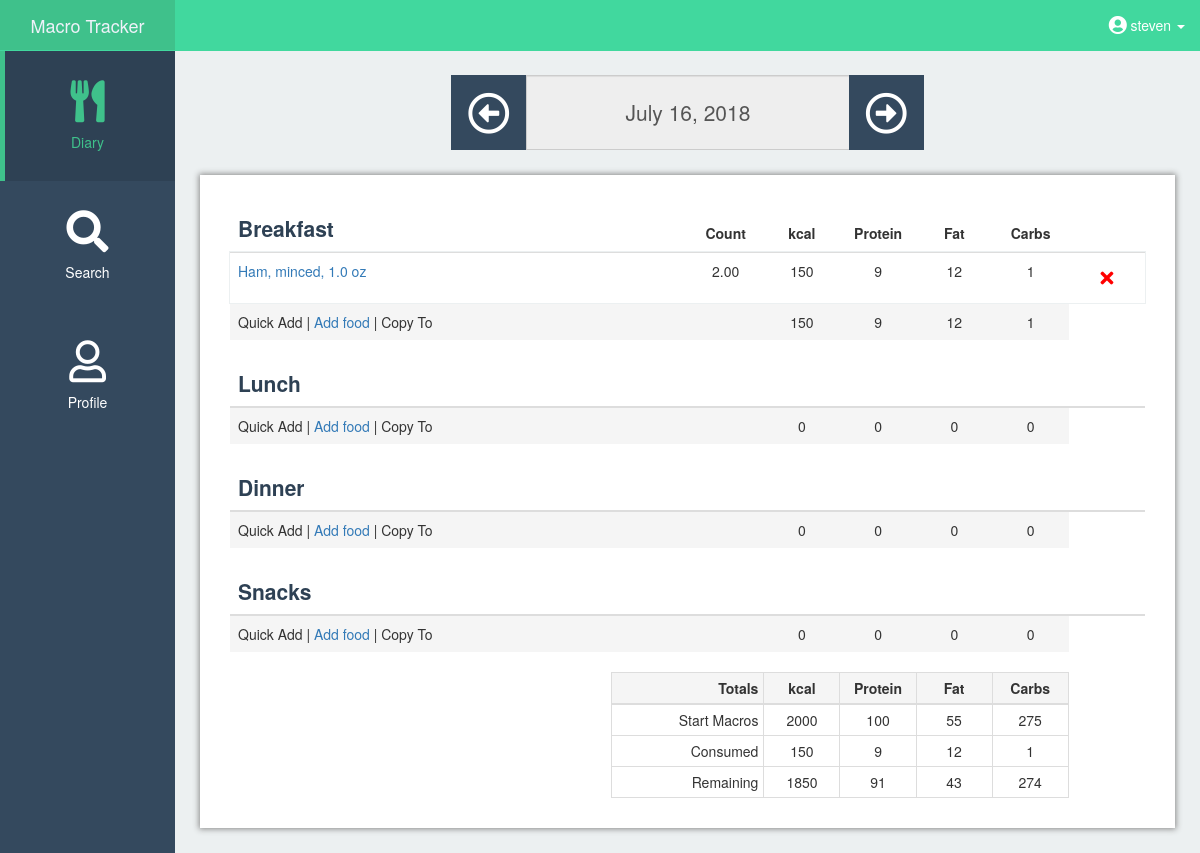
Page /diary (signed in) on the committed database.
### app/models.py (models this page shows, shortened)
class User(UserMixin, db.Model):
    id = db.Column(db.Integer, primary_key=True)
    username = db.Column(db.String(64), index=True, unique=True)
    email = db.Column(db.String(120), index=True, unique=True)
    password_hash = db.Column(db.String(128))
    calories_goal = db.Column(db.Integer(), default=2000)
    carb_goal = db.Column(db.Numeric(), default=.55)
    fat_goal = db.Column(db.Numeric(), default=.25)
    protein_goal = db.Column(db.Numeric(), default=.2)
    carbs_grams = db.Column(db.Integer(), default=275)
    fat_grams = db.Column(db.Integer(), default=55)
    protein_grams = db.Column(db.Integer(), default=100)
    food = db.relationship('Food', backref='user', lazy='dynamic')

class Food(db.Model):
    id = db.Column(db.Integer, primary_key=True)
    food_name = db.Column(db.String(140))
    kcal = db.Column(db.Numeric(10, 0))
    protein = db.Column(db.Numeric(10, 0))
    fat = db.Column(db.Numeric(10, 0))
    carbs = db.Column(db.Numeric(10, 0))
    meal = db.Column(db.String(64))
    ndbno = db.Column(db.String(64))
    unit = db.Column(db.String(64))
    count = db.Column(db.Numeric(10, 2))
    date = db.Column(db.String(64), index=True,
                     default=datetime.utcnow().strftime('%B %d, %Y'))
    user_id = db.Column(db.Integer, db.ForeignKey('user.id'))

### app/routes.py (the view, shortened to what this page needs)
@app.route('/diary', methods=['GET', 'POST'])
@app.route('/diary/<string:date_pick>', methods=['GET', 'POST'])
@login_required
def diary(date_pick=datetime.now().strftime('%B %d, %Y')):
    form = RemoveFood()
    form2 = DiaryDatePicker()
    try:
        datetime.strptime(date_pick, '%B %d, %Y')
    except ValueError:
        return redirect(url_for('diary'))
    session.pop('_flashes', None)
    form2.date.data = date_pick
    foods = Food.query.filter_by(user_id=current_user.get_id(), date=date_pick)
    user = User.query.filter_by(id=current_user.get_id()).first()
    meals = ['Breakfast', 'Lunch', 'Dinner', 'Snacks']
    total_cals = {'Breakfast': 0,
                  'Lunch': 0,
                  'Dinner': 0,
                  'Snacks': 0,
                  'total': 0}
    total_carbs = {'Breakfast': 0,
                   'Lunch': 0,
                   'Dinner': 0,
                   'Snacks': 0,
                   'total': 0}
    total_protein = {'Breakfast': 0,
                     'Lunch': 0,
                     'Dinner': 0,
                     'Snacks': 0,
                     'total': 0}
    total_fat = {'Breakfast': 0,
                 'Lunch': 0,
                 'Dinner': 0,
                 'Snacks': 0,
                 'total': 0}
    for food in foods:
        total_cals['total'] = total_cals['total'] + food.kcal
        total_carbs['total'] = total_carbs['total'] + food.carbs
        total_protein['total'] = total_protein['total'] + food.protein
        total_fat['total'] = total_fat['total'] + food.fat
        for meal in meals:
            if str(food.meal) == str(meal):
                total_cals[meal] = total_cals[meal] + food.kcal
                total_carbs[meal] = total_carbs[meal] + food.carbs
                total_protein[meal] = total_protein[meal] + food.protein
                total_fat[meal] = total_fat[meal] + food.fat
    return render_template('diary.html', foods=foods, user=user, form=form,
                           form2=form2, total_fat=total_fat,
                           total_cals=total_cals, total_carbs=total_carbs,
                           total_protein=total_protein, date_pick=date_pick)

### app/templates/diary.html (shortened to what this page needs)
{% extends 'base.html' %} {% block app_content %}{% block styles %} {{super()}}
<link rel="stylesheet" href="{{url_for('.static', filename='diary.css')}}"> {% endblock %}
<div id="page-wrapper">
    <div class="container-fluid date-selectors">
        <div class="row">
            <div class="col-xs-12 col-md-6 col-md-offset-3">
                <form method="post">
                    <div class="input-group">
                        <span class="input-group-btn">
                            <button type="submit" class="btn btn-light custom_buttons" name="action" value="back">
                                <i class="far fa-arrow-alt-circle-left fa-3x"></i>
                            </button>
                        </span>
                        {{ form2.date(readonly=true, class_="text-center form-control") }}
                        <span class="input-group-btn">
                            <button type="submit" class="btn btn-light custom_buttons" name="action" value="forward">
                                <i class="far fa-arrow-alt-circle-right fa-3x"></i>
                            </button>
                        </span>
                    </div>
                </form>
            </div>
        </div>
    </div>
    <div class="container-fluid main-content-fluid">
        <table class="table table-hover" style="margin-bottom: 0px;">
            <thead>
                <tr>
                    <th class="col-xs-6 meal-name-header">Breakfast</th>
                    <th class="text-center col-sm-1 col-xs-2">Count</th>
                    <th class="text-center col-sm-1 col-xs-2">kcal</th>
                    <th class="text-center hidden-xs col-sm-1">Protein</th>
                    <th class="text-center hidden-xs col-sm-1">Fat</th>
                    <th class="text-center hidden-xs col-sm-1">Carbs</th>
                    <th class="text-center col-sm-1 col-xs-2"></th>
                </tr>
            </thead>
            {% for food in foods %} {% if food.meal == "Breakfast" %}
            <tr class="food-rows">
                <td>
                    <a href="{{ url_for('get_nutrition', ndbno=food.ndbno) }}">
                        {{ food.food_name + ", " + food.unit}}
                    </a>
                </td>
                <td class="text-center">{{ food.count }}</td>
                <td class="text-center">{{ food.kcal }}</td>
                <td class="text-center hidden-xs">{{ food.protein }}</td>
                <td class="text-center hidden-xs">{{ food.fat }}</td>
                <td class="text-center hidden-xs">{{ food.carbs }}</td>
                <td class="text-center">
                    <form method='post'>
                        <button type="submit" class="btn btn-light remove-buttons" name="action" value="remove">
                            <i class="fa fa-times fa-lg"></i>
                        </button>
                    </form>
                </td>
            </tr>
            {% endif %} {% endfor %}
            <tr class="active">
                <td class="hidden-xs">
                    <span>Quick Add</span>
                    <span> | </span>
                    <span>
                        <a href="{{ url_for('search', date=date_pick, meal='Breakfast') }}">Add food</a>
                    </span>
                    <span> | </span>
                    <span>Copy To</span>
                </td>
                <td class="text-center hidden-xs"></td>
                <td class="text-center hidden-xs">{{ total_cals['Breakfast'] }}</td>
                <td class="text-center hidden-xs">{{ total_protein['Breakfast'] }}</td>
                <td class="text-center hidden-xs">{{ total_fat['Breakfast'] }}</td>
                <td class="text-center hidden-xs">{{ total_carbs['Breakfast'] }}</td>
            </tr>
        </table>
        <br/>
        <table class="table table-hover" style="margin-bottom: 0px;">
            <thead>
                <tr>
                    <th class="col-xs-6 meal-name-header">Lunch</th>
                    <th class="text-center col-sm-1 col-xs-2"></th>
                    <th class="text-center col-sm-1 col-xs-2"></th>
                    <th class="text-center hidden-xs col-sm-1"></th>
                    <th class="text-center hidden-xs col-sm-1"></th>
                    <th class="text-center hidden-xs col-sm-1"></th>
                    <th class="text-center col-sm-1 col-xs-2"></th>
                </tr>
            </thead>
            <tr class="active">
                <td class="hidden-xs">
                    <span>Quick Add</span>
                    <span> | </span>
                    <span>
                        <a href="{{ url_for('search', date=date_pick, meal='Lunch') }}">Add food</a>
                    </span>
                    <span> | </span>
                    <span>Copy To</span>
                </td>
                <td class="text-center hidden-xs"></td>
                <td class="text-center hidden-xs">{{ total_cals['Lunch'] }}</td>
                <td class="text-center hidden-xs">{{ total_protein['Lunch'] }}</td>
                <td class="text-center hidden-xs">{{ total_fat['Lunch'] }}</td>
                <td class="text-center hidden-xs">{{ total_carbs['Lunch'] }}</td>
            </tr>
        </table>
        <br/>
        <table class="table table-hover" style="margin-bottom: 0px;">
            <thead>
                <tr>
                    <th class="col-xs-6 meal-name-header">Dinner</th>
                    <th class="text-center col-sm-1 col-xs-2"></th>
                    <th class="text-center col-sm-1 col-xs-2"></th>
                    <th class="text-center hidden-xs col-sm-1"></th>
                    <th class="text-center hidden-xs col-sm-1"></th>
                    <th class="text-center hidden-xs col-sm-1"></th>
                    <th class="text-center col-sm-1 col-xs-2"></th>
                </tr>
            </thead>
            <tr class="active">
                <td class="hidden-xs">
                    <span>Quick Add</span>
                    <span> | </span>
                    <span>
                        <a href="{{ url_for('search', date=date_pick, meal='Dinner') }}">Add food</a>
                    </span>
                    <span> | </span>
                    <span>Copy To</span>
                </td>
                <td class="text-center hidden-xs"></td>
                <td class="text-center hidden-xs">{{ total_cals['Dinner'] }}</td>
                <td class="text-center hidden-xs">{{ total_protein['Dinner'] }}</td>
                <td class="text-center hidden-xs">{{ total_fat['Dinner'] }}</td>
                <td class="text-center hidden-xs">{{ total_carbs['Dinner'] }}</td>
            </tr>
        </table>
        <br/>
        <table class="table table-hover">
            <thead>
                <tr>
                    <th class="col-xs-6 meal-name-header">Snacks</th>
                    <th class="text-center col-sm-1 col-xs-2"></th>
                    <th class="text-center col-sm-1 col-xs-2"></th>
                    <th class="text-center hidden-xs col-sm-1"></th>
                    <th class="text-center hidden-xs col-sm-1"></th>
                    <th class="text-center hidden-xs col-sm-1"></th>
                    <th class="text-center col-sm-1 col-xs-2"></th>
                </tr>
            </thead>
            <tr class="active">
                <td class="hidden-xs">
                    <span>Quick Add</span>
                    <span> | </span>
                    <span>
                        <a href="{{ url_for('search', date=date_pick, meal='Snacks') }}">Add food</a>
                    </span>
                    <span> | </span>
                    <span>Copy To</span>
                </td>
                <td class="text-center hidden-xs"></td>
                <td class="text-center hidden-xs">{{ total_cals['Snacks'] }}</td>
                <td class="text-center hidden-xs">{{ total_protein['Snacks'] }}</td>
                <td class="text-center hidden-xs">{{ total_fat['Snacks'] }}</td>
                <td class="text-center hidden-xs">{{ total_carbs['Snacks'] }}</td>
            </tr>
        </table>
        <br/>
        <div style="padding: 0px" class="col-sm-6 col-sm-offset-5">
            <table class="table table-condensed table-bordered">
                <thead>
                    <tr class="active">
                        <th class="text-right col-sm-4">Totals</th>
                        <th class="text-center col-sm-2">kcal</th>
                        <th class="text-center col-sm-2">Protein</th>
                        <th class="text-center col-sm-2">Fat</th>
                        <th class="text-center col-sm-2">Carbs</th>
                    </tr>
                </thead>
                <tr>
                    <td class="text-right">Start Macros</td>
                    <td class="text-center">{{ user.calories_goal }}</td>
                    <td class="text-center">{{ user.protein_grams }}</td>
                    <td class="text-center">{{ user.fat_grams }}</td>
                    <td class="text-center">{{ user.carbs_grams }}</td>
                </tr>
                <tr>
                    <td class="text-right">Consumed</td>
                    <td class="text-center">{{ total_cals['total'] }}</td>
                    <td class="text-center">{{ total_protein['total'] }}</td>
                    <td class="text-center">{{ total_fat['total'] }}</td>
                    <td class="text-center">{{ total_carbs['total'] }}</td>
                </tr>
                <tr>
                    <td class="text-right">Remaining</td>
                    <td class="text-center">{{ user.calories_goal - total_cals['total'] }}</td>
                    <td class="text-center">{{ user.protein_grams - total_protein['total'] }}</td>
                    <td class="text-center">{{ user.fat_grams - total_fat['total'] }}</td>
                    <td class="text-center">{{ user.carbs_grams - total_carbs['total'] }}</td>
                </tr>
            </table>
        </div>
    </div>
</div>
{% endblock %}

### app/templates/base.html (shortened to what this page needs)
{% extends 'bootstrap/base.html' %} {% block title %} Steven's Macro Counter App {% endblock %} {% block navbar %} {% block
styles %} {{super()}}
<link rel="stylesheet" href="{{url_for('.static', filename='navbar_style_custom.css')}}">
<link rel="stylesheet" href="{{url_for('.static', filename='global.css')}}">
<link href="https://use.fontawesome.com/releases/v5.0.11/css/all.css" rel="stylesheet"> {% endblock %}
<div id="wrapper">
	<nav class="navbar navbar-default navbar-fixed-top">
		<div class="navbar-header">
			<a class="navbar-brand text-center" href="{{ url_for('home') }}">Macro Tracker</a>
		</div>
		<ul class="nav navbar-right top-nav">
			{% if current_user.is_anonymous %}
			<li>
				<a href="{{ url_for('login') }}">Login</a>
			</li>
			{% else %}
			<li class="dropdown">
				<a href="#" class="dropdown-toggle" data-toggle="dropdown">
					<span>
						<i class="fas fa-user-circle fa-lg"></i>
					</span>
					<span> {{ current_user.username }}</span>
					<b class="caret"></b>
				</a>
			</li>
			{% endif %}
		</ul>
		<div class="collapse navbar-collapse navbar-ex1-collapse">
			<ul class="nav navbar-nav side-nav">
				{% if current_user.is_anonymous %} {% else %}
				<li {% if 'diary' in request.path %}class="active" {% endif %}>
					<a href="{{ url_for('diary')}}">
						<div class="outer">
							<div class="middle">
								<div class="inner">
									<i class="navbar-icons fas fa-utensils fa-3x"></i>
									<br/>Diary
								</div>
							</div>
						</div>
					</a>
				</li>
				<li {% if 'search' in request.path %}class="active" {% endif %}>
					<a href="{{ url_for('search') }}">
						<div class="outer">
							<div class="middle">
								<div class="inner">
									<i class="navbar-icons fas fa-search fa-3x"></i>
									<br/>Search
								</div>
							</div>
						</div>
					</a>
				</li>
				<li {% if 'profile' in request.path %}class="active" {% endif %}>
					<a href="{{ url_for('profile') }}">
						<div class="outer">
							<div class="middle">
								<div class="inner">
									<i class="navbar-icons far fa-user fa-3x"></i>
									<br />Profile
								</div>
							</div>
						</div>
					</a>
				</li>
				{% endif %}
			</ul>
		</div>
	</nav>
	{% endblock %} {% block content %}   {% block app_content
	%}{% endblock %} {% endblock %}

### rows in the picture
User: username "steven", calories_goal "2000", protein_grams "100", fat_grams "55", carbs_grams "275", user.calories_goal-total_cals['total'] "1850", user.protein_grams-total_protein['total'] "91", user.fat_grams-total_fat['total'] "43", user.carbs_grams-total_carbs['total'] "274"
Food: food_name+unit "Ham, minced, 1.0 oz", count "2.00", kcal "150", protein "9", fat "12", carbs "1"

### other values in the picture
{{ total_cals['Breakfast'] }} "150"
{{ total_protein['Breakfast'] }} "9"
{{ total_fat['Breakfast'] }} "12"
{{ total_carbs['Breakfast'] }} "1"
{{ total_cals['Lunch'] }} "0"
{{ total_protein['Lunch'] }} "0"
{{ total_fat['Lunch'] }} "0"
{{ total_carbs['Lunch'] }} "0"
{{ total_cals['Dinner'] }} "0"
{{ total_protein['Dinner'] }} "0"
{{ total_fat['Dinner'] }} "0"
{{ total_carbs['Dinner'] }} "0"
{{ total_cals['Snacks'] }} "0"
{{ total_protein['Snacks'] }} "0"
{{ total_fat['Snacks'] }} "0"
